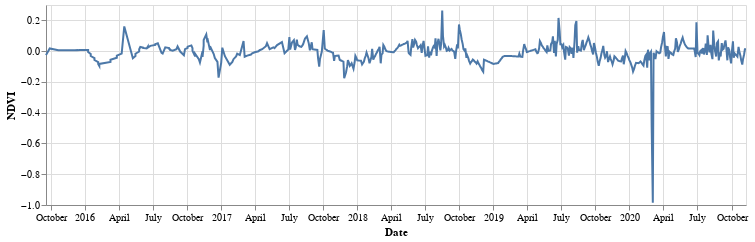

The notebook cell saved with this chart:
### Markdown cell above
Fix the size a bit.

Chart Size: 
https://altair-viz.github.io/user_guide/customization.html#adjusting-chart-size

### Code cell
chart = alt.Chart(df).mark_line().encode(y='NDVI', x='Date').properties(width=700, height=200)

chart

### Figure 1 — Vega-Lite specification as saved in the notebook (floating-point values rounded to 4 significant figures; data arrays with more than 128 entries replaced by an {"elided": "..."} marker saying what was removed)
{"config": {"view": {"continuousWidth": 400, "continuousHeight": 300}}, "data": {"name": "data-0d987f99d211509eb19fe7294db0a577"}, "mark": "line", "encoding": {"x": {"type": "temporal", "field": "Date"}, "y": {"type": "quantitative", "field": "NDVI"}}, "height": 200, "width": 700, "$schema": "https://vega.github.io/schema/vega-lite/v4.8.1.json", "datasets": {"data-0d987f99d211509eb19fe7294db0a577": {"elided": "599 records"}}}
